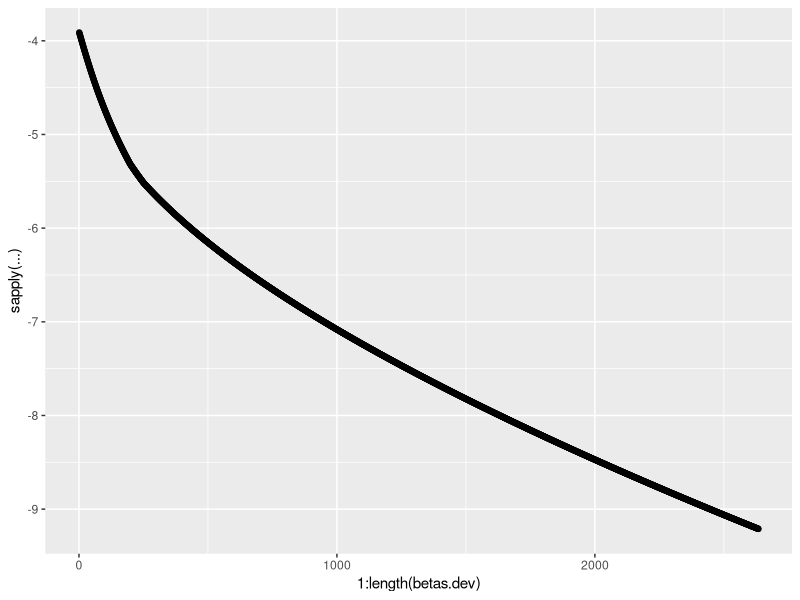

The R script that drew this image: (Note: this script raises an error after producing the figure.)
library(ggplot2)
library(MASS)
summary(Pima.tr)

set.seed(280572)

type <- as.numeric(Pima.tr$type) - 1  
nno <- length(type[which(type == 'No')])
?rep
type[which(type == 'No')] <- rep(0, nno)

## 1: normalizacion
X.df <- scale(Pima.tr[, 2:7])
X.df
X <- as.matrix(X.df)

## 2.1
h <- function(x){
    ( exp(x) / (1+exp(x)) )
}

## 2. Predicciones
p.beta <- function(X, beta){
    mat <- cbind(1, X)
    preds <- h(mat %*% beta)
    preds
}

start.beta=rep(1,ncol(X)+1)
p.beta(X=X, beta=start.beta)


## 4. Devianza
devianza  <- function(X, y, beta){
    ## completar
    #formula de la devianza con p.beta
    mean( (y * log10(p.beta(X, beta)) ) + ( (1 - y) * log(1 - p.beta(X, beta)) ) ) * -2
}

data(Pima.tr)
p.beta(X, start.beta)[1:3]

log10(p.beta(X, start.beta))



(as.numeric(Pima.tr$type) - 1) * log10(p.beta(X, start.beta))

devianza(X=X, y=(as.numeric(Pima.tr$type) - 1), beta=start.beta)


## 4. gradiente de devianza

dev.gradiente <- function(X, y, beta){
  p.1 <- length(beta) 
  gradiente <- rep(NA, p.1)
  X.1 <- cbind(1, X)
  gradiente[1] <- 2 * mean( p.beta(X, beta) - y )
  for(j in 2:p.1){
    #completar
      #gradiente[j] <- 2 * mean( (p.beta(X, beta)) )
      gradiente[j] <- 2 * mean( ( p.beta(X, beta) - y ) * X[ ,j-1] )
  }
  gradiente
}

nrow(X)
nrow(Pima.tr)
dev.gradiente(X, y=as.numeric(Pima.tr$type=='Yes'), rep(2,7))

## 5. descenso en gradiente
error <- 1
betas.dev <- list()
beta.ant <- rep(2,7)
beta.nueva <- rep(0,7)
y <- as.numeric(Pima.tr$type=='Yes')
eta <- 0.01
while( error >= 0.0001 ){
  beta.ant <- beta.nueva
  beta.nueva <- beta.ant - eta * dev.gradiente(X, y=y, beta.ant)
  #print(devianza(X, y, beta.nueva))
  error <- sum(abs(beta.ant - beta.nueva))
  betas.dev <- c(betas.dev, error)
 # print(beta.nueva)
}

beta.nueva

qplot(1:length(betas.dev), sapply(betas.dev, function(x) { log(x) }))

mod.x <- glm(type ~ ., data=data.frame( X.df, type=y ), family='binomial')
mod.glu <- glm(type ~ glu, data=data.frame( X.df, type=y ), family='binomial')
probs.prueba <- predict(mod.x, newdata=as.data.frame(X.prueba), type="response")
probs.prueba.glu <- predict(mod.glu, newdata=as.data.frame(X.prueba), type="response")

mean.todos <- mean((probs.prueba >= 0.5) != ( as.numeric( Pima.te$type ) -1 >= 0.5 ))
mean.glu <- mean((probs.prueba.glu >= 0.5) != ( as.numeric( Pima.te$type ) -1 >= 0.5 ))

coef(mod.x)
coef(mod.glu)

beta.nueva

###### Completar evaluar en muestra de preuba
X.prueba <- scale(Pima.te[2:7], 
  center=attr(X.df, 'scaled:center'),
  scale=attr(X.df, 'scaled:scale'))


#### Calcular predicciones de prueba y tasa de error

preds.prueba <- h(cbind(1, X.prueba) %*% beta.nueva)
preds.prueba.table <- table(preds.prueba >= 0.5, Pima.te$type)

?predict
probs.prueba <- predict(mod.x, newdata=as.data.frame(X.prueba), type="response")
probs.prueba.03 <- probs.prueba >= 0.3
probs.prueba.05 <- probs.prueba >= 0.5
probs.prueba.07 <- probs.prueba >= 0.7

str(probs.prueba)
plot(probs.prueba)

tabla.03 <- prop.table(table(probs.prueba.03, Pima.te$type), 2)
tabla.05 <- prop.table(table(probs.prueba.05, Pima.te$type), 2)
tabla.07 <- prop.table(table(probs.prueba.07, Pima.te$type), 2)

clasif.1 <- data.frame(
    corte = c('0.3','0.5','0.7'),
    tasa_falsos_pos=c(0.21, 0.11, 0.04),
    sensibilidad =c(0.82, 0.59, 0.40))
ggplot(clasif.1, aes(x=tasa_falsos_pos, y=sensibilidad,
                     label=corte)) + geom_point() + 
    geom_abline(intercept=0, slope=1) +
    xlim(c(0,1)) +ylim(c(0,1)) + geom_text(hjust=-0.3, col='red')+
    xlab('1-especificidad (tasa falsos pos)')


Pima.te.2$probs.prueba.2 <- predict(modelo.2, newdata=Pima.te, type="response")
tableplot(Pima.te.2, sortCol=probs.prueba.2)

library(ROCR)
Pima.te.2 <- Pima.te
Pima.te.2$probs.prueba <- predict(mod.x, newdata=Pima.te, type="response")
pred.rocr.1 <- prediction(Pima.te.2$probs.prueba, as.numeric(Pima.te.2$type)-1)
perf.1 <- performance(pred.rocr.1, measure = "sens", x.measure = "fpr")
plot(perf.1)

mean.05 <- mean((preds.prueba >= 0.5) != ( as.numeric( Pima.te$type ) -1 >= 0.5 ))
mean.05 <- mean((preds.prueba >= 0.5) != ( as.numeric( Pima.tr$type ) -1 >= 0.5 ))

#pred.rocr.2 <- prediction(Pima.te.2$probs.prueba.2, Pima.te.2$type)
#perf.2 <- performance(pred.rocr.2, measure = "sens", x.measure = "fpr")
#plot(perf.2, add = TRUE, col = "red")

#mean.05 <- mean((preds.prueba >= 0.5) != ( as.numeric( Pima.te$type ) -1 >= 0.5 ))
#p.05 <- prop.table(preds.prueba.table, 2)
#mean.03 <- mean( (preds.prueba >= 0.3) != ( as.numeric(Pima.te$type) -1 >= 0.3 ) )
#p.03 <- prop.table(table(preds.prueba >= 0.3, Pima.te$type))
